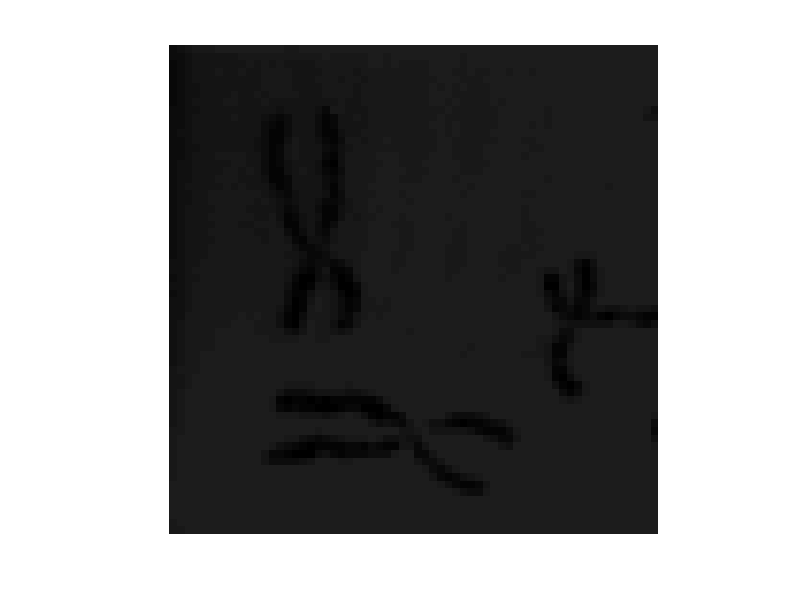

Write MATLAB code to recreate this figure. (Note: this script raises an error after producing the figure.)
%% 1. Display the original image on screen.

fid = fopen('chromo.txt');
lf = char(10);
cr = char(13);
A = fscanf(fid,[cr lf '%c'],[64,64]);
fclose(fid);
A = A';
A(isletter(A))= A(isletter(A))-55;
A(A>='0'&A<='9')=A(A>='0'&A<='9')-48;
A=uint8(A);
imwrite(A,'image.bmp');
figure;
imshow(A)

%% 2. Create a binary image using thresholding.

BW=imbinarize(A);
imwrite(BW,'image1.bmp');
figure;
subplot(1,2,1),imshow('image.bmp'),title('Initial image');
subplot(1,2,2),imshow('image1.bmp'),title('Binary image');


%% 3. Determine a one-pixel thin image of the characters.

se=strel('disk',1);
th=~imdilate(~BW,se);
th=~bwmorph(~th,'thin',Inf);


%% 4. Determine the outline(s) of characters of the image.

ED1=~edge(BW,'Sobel');
ED2=~edge(BW,'Prewitt');
ED3=~edge(BW,'canny');
figure;
subplot(1,3,1),imshow('image.bmp'),title('Initial image');
subplot(1,3,2),imshow('image1.bmp'),title('Binary image');
subplot(1,3,3),imshow(th),title('Thin binary image');
figure;
subplot(1,3,1),imshow(ED1),title('Edge1 of Sobel');
subplot(1,3,2),imshow(ED2),title('Edge2 of Prewitt');
subplot(1,3,3),imshow(ED3),title('Edge3 of canny');

%% 5. Label the different objects（4-connectivity and 8-connectivity）

L = bwlabel(A,4);
L = bwlabel(A,8);
figure;
imshow(L),title('label')